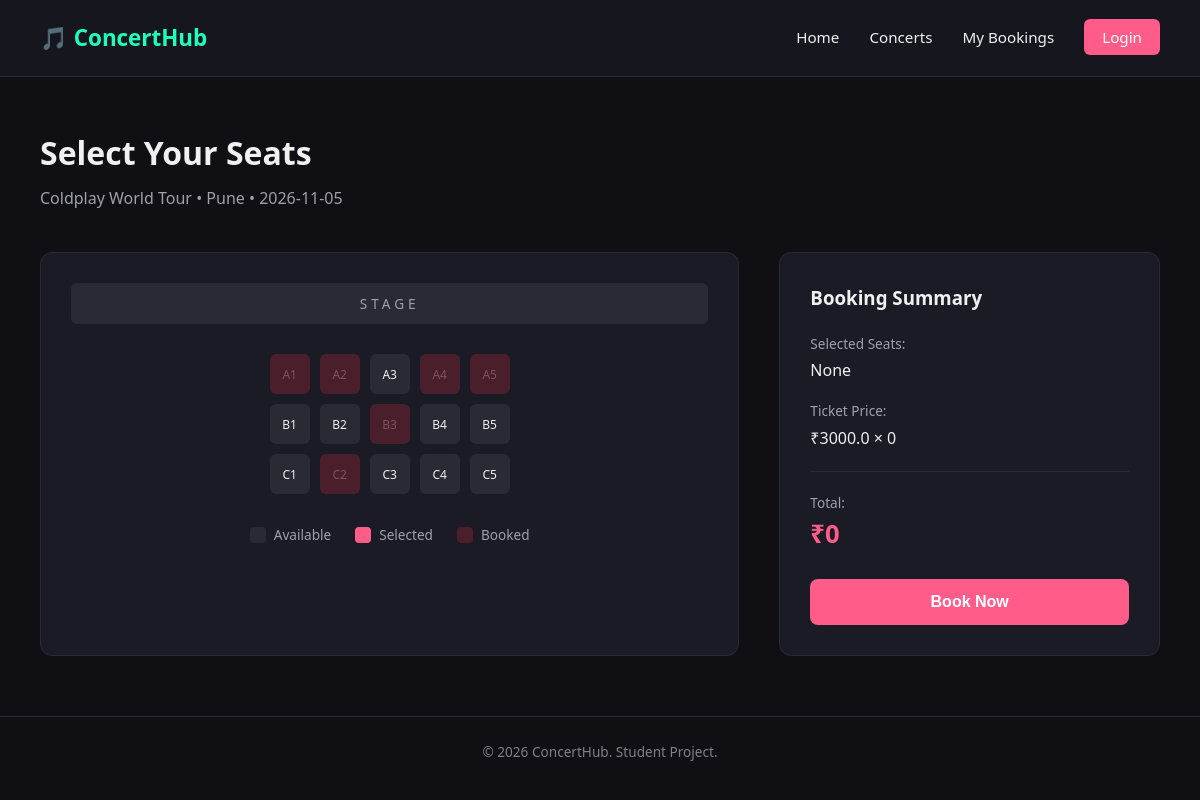
/booking/2, run on an earlier commit of the app's database.
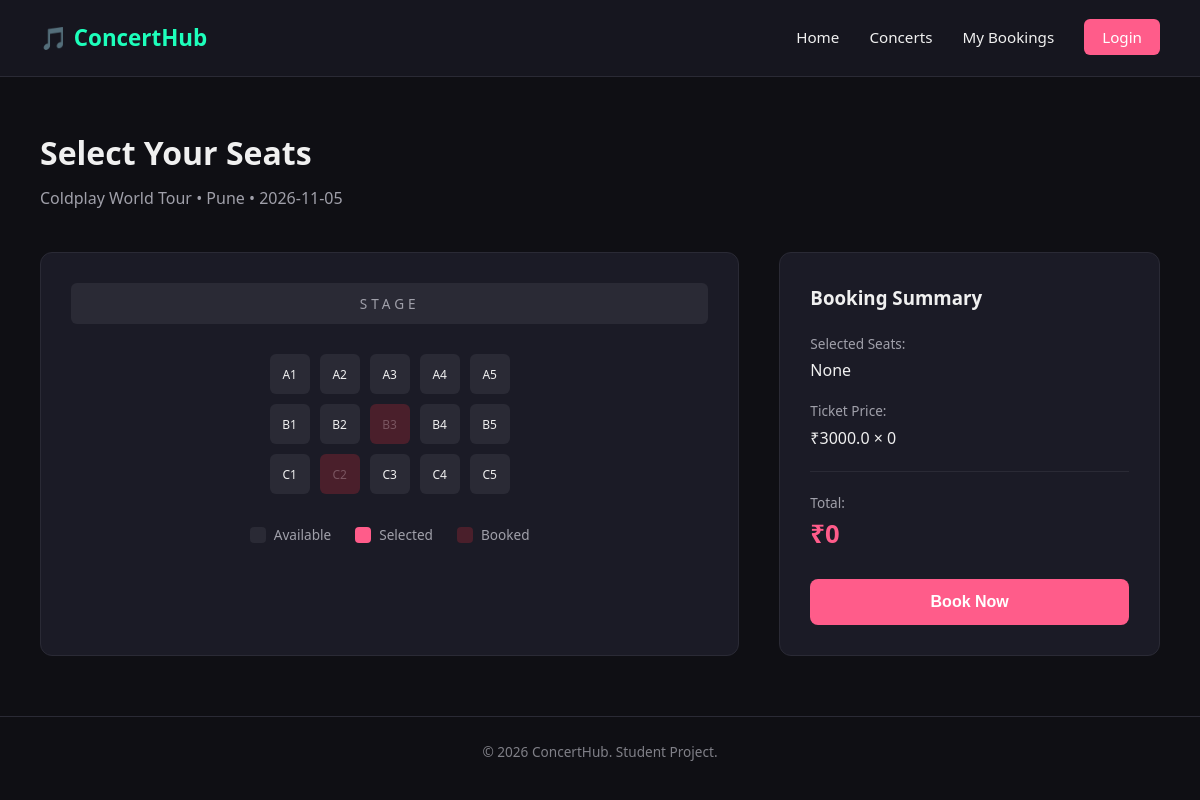
And on a later commit of the database.
### tables this page shows
CREATE TABLE seats (
        id INTEGER PRIMARY KEY AUTOINCREMENT,
        concert_id INTEGER NOT NULL,
        seat_number TEXT NOT NULL,
        status TEXT NOT NULL DEFAULT 'available',
        FOREIGN KEY (concert_id) REFERENCES concerts (id)
    );

### app.py (the view)
@app.route('/booking/<int:concert_id>')
def booking(concert_id):
    connection = get_db_connection()
    concert = connection.execute('SELECT * FROM concerts WHERE id = ?', (concert_id,)).fetchone()
    seats = connection.execute('SELECT * FROM seats WHERE concert_id = ?', (concert_id,)).fetchall()
    connection.close()
    row_a = [seat for seat in seats if seat['seat_number'].startswith('A')]
    row_b = [seat for seat in seats if seat['seat_number'].startswith('B')]
    row_c = [seat for seat in seats if seat['seat_number'].startswith('C')]
    return render_template('booking.html', concert=concert, row_a=row_a, row_b=row_b, row_c=row_c)

### app.py (called while the page is built)
def get_db_connection():
    connection = sqlite3.connect('database/database.db')
    connection.row_factory = sqlite3.Row  # lets us access columns by name, not just by position
    return connection

### templates/booking.html (shortened to what this page needs)
{% extends "base.html" %}
{% block content %}
    <section class="page-header">
        <h1>Select Your Seats</h1>
        <p>{{ concert['concert_name'] }} • {{ concert['city'] }} • {{ concert['date'] }}</p>
    </section>
    <section class="seat-selection">
        <div class="seat-map">
            <div class="stage-label">STAGE</div>
            <div class="seat-row">
                {% for seat in row_a %}
<div class="seat {{ 'booked' if seat['status'] == 'booked' else '' }}"
     data-seat="{{ seat['seat_number'] }}"
     data-seat-id="{{ seat['id'] }}"
     data-price="{{ concert['price'] }}">
    {{ seat['seat_number'] }}
</div>
{% endfor %}
            </div>
            <div class="seat-row">
                {% for seat in row_b %}
<div class="seat {{ 'booked' if seat['status'] == 'booked' else '' }}"
     data-seat="{{ seat['seat_number'] }}"
     data-seat-id="{{ seat['id'] }}"
     data-price="{{ concert['price'] }}">
    {{ seat['seat_number'] }}
</div>
{% endfor %}
            </div>
            <div class="seat-row">
                {% for seat in row_c %}
<div class="seat {{ 'booked' if seat['status'] == 'booked' else '' }}"
     data-seat="{{ seat['seat_number'] }}"
     data-seat-id="{{ seat['id'] }}"
     data-price="{{ concert['price'] }}">
    {{ seat['seat_number'] }}
</div>
{% endfor %}
            </div>
            <div class="seat-legend">
                <div class="legend-item"><span class="legend-box available"></span> Available</div>
                <div class="legend-item"><span class="legend-box selected"></span> Selected</div>
                <div class="legend-item"><span class="legend-box booked"></span> Booked</div>
            </div>
        </div>
        <div class="booking-summary">
            <h3>Booking Summary</h3>
            <p class="summary-label">Selected Seats:</p>
            <p id="selected-seats-text" class="summary-value">None</p>
            <p class="summary-label">Ticket Price:</p>
            <p id="price-per-seat-text" class="summary-value">₹{{ concert['price'] }} × 0</p>
            <hr class="summary-divider">
            <p class="summary-label">Total:</p>
            <p id="total-price-text" class="summary-total">₹0</p>
            <button id="book-btn" class="btn-primary btn-full">Book Now</button>
        </div>
    </section>
{% endblock %}

What changed in the data, as far as the page shows it:
changed seats (number 1 of 15 on the later page): status "booked" → "available" (drawn)
changed seats (number 2 of 15 on the later page): status "booked" → "available" (drawn)
changed seats (number 4 of 15 on the later page): status "booked" → "available" (drawn)
changed seats (number 5 of 15 on the later page): status "booked" → "available" (drawn)
